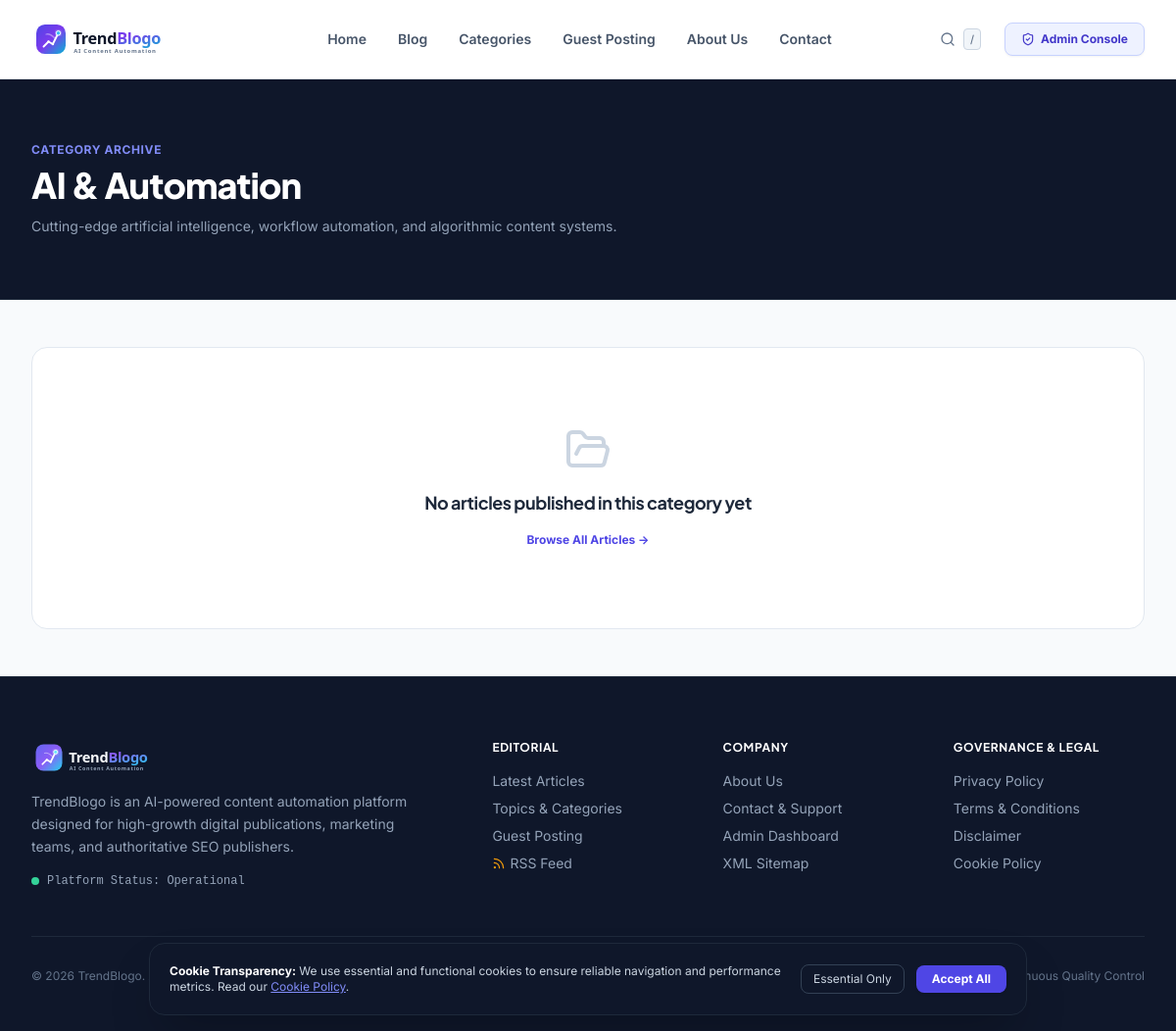
/category/ai-and-automation, run on the app's committed database.
### app/models/article.py (models this page shows)
class Category(Base):
    __tablename__ = "categories"
    id = Column(Integer, primary_key=True, index=True)
    name = Column(String(100), unique=True, nullable=False)
    slug = Column(String(100), unique=True, index=True, nullable=False)
    description = Column(Text, nullable=True)
    color = Column(String(30), default="#4F46E5")
    icon = Column(String(50), default="folder")
    created_at = Column(DateTime, default=datetime.utcnow)
    articles = relationship("Article", back_populates="category")

### app/routes/public.py (the view)
@router.get("/category/{slug}", response_class=HTMLResponse)
def category_detail(slug: str, request: Request, page: int = Query(1, ge=1), db: Session = Depends(get_db)):
    category = db.query(Category).filter(Category.slug == slug).first()
    if not category:
        raise HTTPException(status_code=404, detail="Category not found")
    ctx = get_common_context(db, request)
    query = db.query(Article).filter(Article.category_id == category.id, Article.status == "published").order_by(desc(Article.published_at))
    total = query.count()
    per_page = 9
    total_pages = max(1, (total + per_page - 1) // per_page)
    articles = query.offset((page - 1) * per_page).limit(per_page).all()
    ctx.update({
        "category": category,
        "articles": articles,
        "page": page,
        "total_pages": total_pages,
        "total_count": total,
        "title": f"{category.name} Articles | TrendBlogo",
        "meta_desc": category.description or f"Discover top-tier articles and guides on {category.name} published on TrendBlogo."
    })
    return templates.TemplateResponse(request=request, name="blog/category.html", context=ctx)

### app/templates/blog/category.html
{% extends "base.html" %}
{% block content %}
<div class="bg-slate-900 py-16 text-white border-b border-slate-800">
  <div class="max-w-7xl mx-auto px-4 sm:px-6 lg:px-8">
    <div class="max-w-2xl">
      <div class="text-xs font-bold text-indigo-400 uppercase tracking-wider mb-2">Category Archive</div>
      <h1 class="text-4xl font-extrabold tracking-tight mb-3">{{ category.name }}</h1>
      <p class="text-slate-400 text-sm">{{ category.description or "Comprehensive articles and tactical guides." }}</p>
    </div>
  </div>
</div>
<div class="max-w-7xl mx-auto px-4 sm:px-6 lg:px-8 py-12">
  {% if articles and articles|length > 0 %}
  <div class="grid grid-cols-1 md:grid-cols-3 gap-8">
    {% for article in articles %}
    <article class="bg-white rounded-2xl overflow-hidden border border-slate-200/90 shadow-sm hover:shadow-xl transition duration-200 flex flex-col glow-card">
      <a href="/blog/{{ article.slug }}" class="relative h-52 w-full overflow-hidden bg-slate-100 block">
        <img src="{{ article.featured_image }}" alt="{{ article.featured_image_alt }}" class="w-full h-full object-cover">
      </a>
      <div class="p-6 flex-1 flex flex-col justify-between">
        <div>
          <div class="flex items-center space-x-2 text-xs text-slate-400 mb-2">
            <span>{{ article.published_at.strftime("%B %d, %Y") if article.published_at else "Recently" }}</span>
            <span>&bull;</span>
            <span>{{ article.reading_time }} min read</span>
          </div>
          <h2 class="text-lg font-bold text-slate-900 hover:text-indigo-600 transition line-clamp-2 leading-snug mb-3">
            <a href="/blog/{{ article.slug }}">{{ article.title }}</a>
          </h2>
          <p class="text-xs text-slate-500 line-clamp-3 leading-relaxed">
            {{ article.summary }}
          </p>
        </div>
        <div class="mt-6 pt-4 border-t border-slate-100 flex items-center justify-between text-xs">
          <span class="text-slate-400">{{ article.author_name or "Editorial Team" }}</span>
          <a href="/blog/{{ article.slug }}" class="font-bold text-indigo-600 hover:text-indigo-700">Read &rarr;</a>
        </div>
      </div>
    </article>
    {% endfor %}
  </div>
  {% else %}
  <div class="text-center py-20 bg-white rounded-2xl border border-slate-200">
    <i data-lucide="folder-open" class="w-12 h-12 text-slate-300 mx-auto mb-4"></i>
    <h3 class="text-lg font-bold text-slate-800">No articles published in this category yet</h3>
    <a href="/blog" class="inline-block mt-4 text-xs font-bold text-indigo-600">Browse All Articles &rarr;</a>
  </div>
  {% endif %}
</div>
{% endblock %}

### app/static/css/custom.css (style rules this page uses)
:root { --font-heading: 'Plus Jakarta Sans', -apple-system, BlinkMacSystemFont, sans-serif; --font-body: 'Inter', -apple-system, BlinkMacSystemFont, sans-serif; --font-mono: 'JetBrains Mono', monospace; }
body { font-family: var(--font-body); background-color: #F8FAFC; color: #0F172A; -webkit-font-smoothing: antialiased; }
h1, h2, h3, h4, h5, h6 { font-family: var(--font-heading); letter-spacing: -0.025em; }

### data on the page
Category: name "AI & Automation", description "Cutting-edge artificial intelligence, workflow automation, and algorithmic content systems."

### other printed values
{{ current_year }} "2026"
